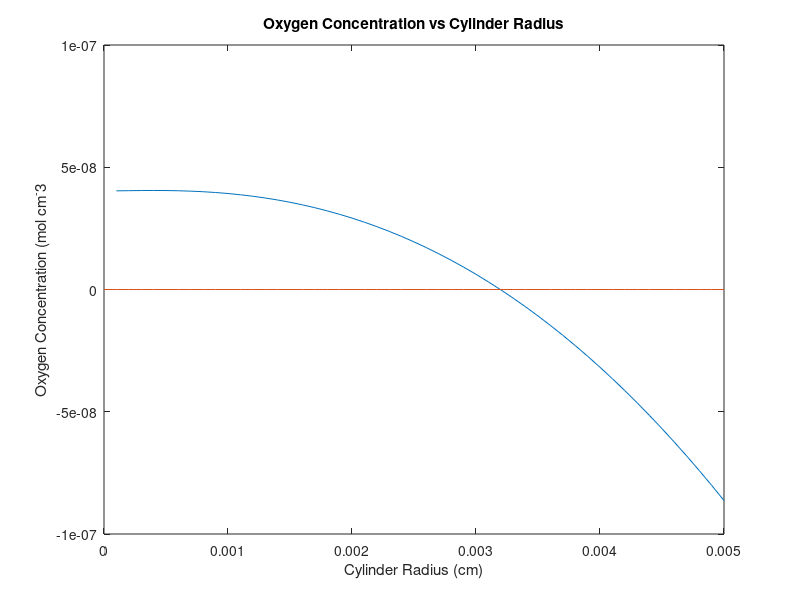

MATLAB code to generate this figure:
%BMEG 315 HW 8
%Question 1

%Part a
Ro2 = 1*10^-7; %Consumption rate of oxygen in the tissue (cm^-3 s^-1)
Rw = 4*10^-4; %Capillary radius (cm)
D = 2*10^-5; %Diffusion coefficient (cm^2 s^-1)
Cb = 4.05*10^-8; %Oxygen concentration in the blood (mol cm^-3)
TA = 20; %Muscle tissue cross sectional area (cm^2)
Rt = [0:0.0001:0.005]; %Cylinder radius (cm)

Ct = (Ro2/(2*D)).*((Rt.^2./2)-(Rw^2/2)-(Rt.^2).*(log(Rt))+(Rt.^2).*(log(Rw)))+Cb;

figure
y = zeros(length(Rt),1);
plot(Rt,Ct,Rt,y)
title ('Oxygen Concentration vs Cylinder Radius')
xlabel ('Cylinder Radius (cm)')
ylabel ('Oxygen Concentration (mol cm^-3')

%Part b
CA = pi*0.0032^2; %Area of 1 cylinder
Number = TA/CA; %Number of cylinders in the tissue